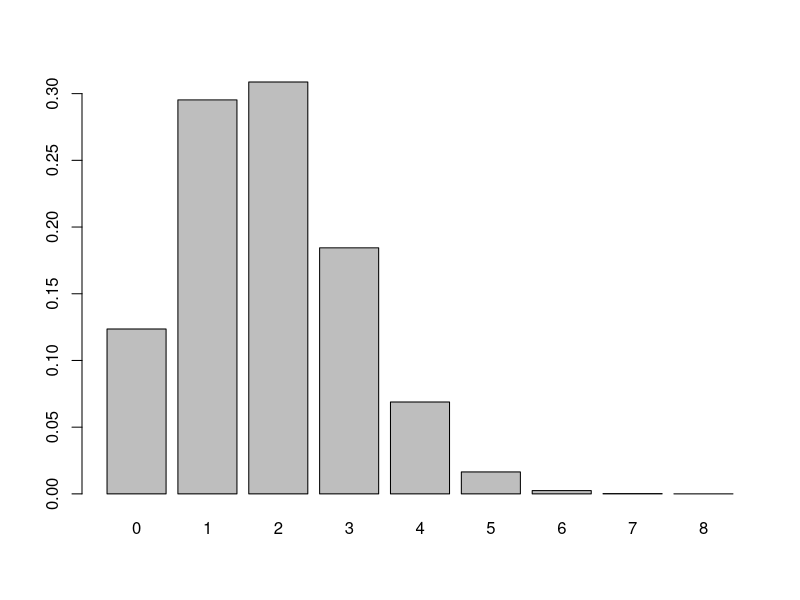

Source code (R):
# Obtain the probability distribution function (for values x=0,1,...,8)
x <- seq(0,8)
pi <- 0.23
px <- dbinom(x, 8, pi)

# Create bar chart of PDF
options(repr.plot.width=4, repr.plot.height=4)
barplot(height=px, names=x)
